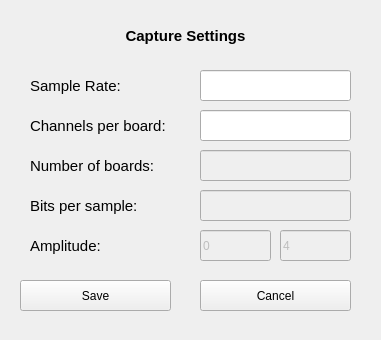
<?xml version="1.0" encoding="UTF-8"?>
<ui version="4.0">
 <class>CaptureSettingsWindow</class>
 <widget class="QMainWindow" name="CaptureSettingsWindow">
  <property name="geometry">
   <rect>
    <x>0</x>
    <y>0</y>
    <width>381</width>
    <height>340</height>
   </rect>
  </property>
  <property name="sizePolicy">
   <sizepolicy hsizetype="Fixed" vsizetype="Fixed">
    <horstretch>0</horstretch>
    <verstretch>0</verstretch>
   </sizepolicy>
  </property>
  <property name="cursor">
   <cursorShape>ArrowCursor</cursorShape>
  </property>
  <property name="windowTitle">
   <string>Settings</string>
  </property>
  <widget class="QWidget" name="centralwidget">
   <widget class="QLabel" name="label_11">
    <property name="geometry">
     <rect>
      <x>30</x>
      <y>110</y>
      <width>151</width>
      <height>31</height>
     </rect>
    </property>
    <property name="font">
     <font>
      <pointsize>11</pointsize>
     </font>
    </property>
    <property name="text">
     <string>Channels per board: </string>
    </property>
   </widget>
   <widget class="QLabel" name="label_17">
    <property name="geometry">
     <rect>
      <x>120</x>
      <y>20</y>
      <width>131</width>
      <height>31</height>
     </rect>
    </property>
    <property name="font">
     <font>
      <pointsize>11</pointsize>
      <weight>75</weight>
      <bold>true</bold>
     </font>
    </property>
    <property name="text">
     <string>Capture Settings</string>
    </property>
    <property name="alignment">
     <set>Qt::AlignCenter</set>
    </property>
   </widget>
   <widget class="QLineEdit" name="input_ch">
    <property name="geometry">
     <rect>
      <x>200</x>
      <y>110</y>
      <width>151</width>
      <height>31</height>
     </rect>
    </property>
    <property name="readOnly">
     <bool>false</bool>
    </property>
   </widget>
   <widget class="QLineEdit" name="input_sampleR">
    <property name="geometry">
     <rect>
      <x>200</x>
      <y>70</y>
      <width>151</width>
      <height>31</height>
     </rect>
    </property>
   </widget>
   <widget class="QLabel" name="label_13">
    <property name="geometry">
     <rect>
      <x>30</x>
      <y>70</y>
      <width>141</width>
      <height>31</height>
     </rect>
    </property>
    <property name="font">
     <font>
      <pointsize>11</pointsize>
     </font>
    </property>
    <property name="text">
     <string>Sample Rate:</string>
    </property>
   </widget>
   <widget class="QLineEdit" name="input_ampS">
    <property name="enabled">
     <bool>false</bool>
    </property>
    <property name="geometry">
     <rect>
      <x>200</x>
      <y>230</y>
      <width>71</width>
      <height>31</height>
     </rect>
    </property>
    <property name="text">
     <string>0</string>
    </property>
   </widget>
   <widget class="QLabel" name="label_12">
    <property name="geometry">
     <rect>
      <x>30</x>
      <y>190</y>
      <width>141</width>
      <height>31</height>
     </rect>
    </property>
    <property name="font">
     <font>
      <pointsize>11</pointsize>
     </font>
    </property>
    <property name="text">
     <string>Bits per sample:</string>
    </property>
   </widget>
   <widget class="QLabel" name="label_14">
    <property name="geometry">
     <rect>
      <x>30</x>
      <y>230</y>
      <width>141</width>
      <height>31</height>
     </rect>
    </property>
    <property name="font">
     <font>
      <pointsize>11</pointsize>
     </font>
    </property>
    <property name="text">
     <string>Amplitude:</string>
    </property>
   </widget>
   <widget class="QLineEdit" name="input_ampE">
    <property name="enabled">
     <bool>false</bool>
    </property>
    <property name="geometry">
     <rect>
      <x>280</x>
      <y>230</y>
      <width>71</width>
      <height>31</height>
     </rect>
    </property>
    <property name="inputMask">
     <string>4; </string>
    </property>
   </widget>
   <widget class="QPushButton" name="button_save">
    <property name="geometry">
     <rect>
      <x>20</x>
      <y>280</y>
      <width>151</width>
      <height>31</height>
     </rect>
    </property>
    <property name="text">
     <string>Save</string>
    </property>
   </widget>
   <widget class="QPushButton" name="button_cancel">
    <property name="geometry">
     <rect>
      <x>200</x>
      <y>280</y>
      <width>151</width>
      <height>31</height>
     </rect>
    </property>
    <property name="text">
     <string>Cancel</string>
    </property>
   </widget>
   <widget class="QLineEdit" name="input_bits">
    <property name="enabled">
     <bool>false</bool>
    </property>
    <property name="geometry">
     <rect>
      <x>200</x>
      <y>190</y>
      <width>151</width>
      <height>31</height>
     </rect>
    </property>
   </widget>
   <widget class="QLabel" name="label_15">
    <property name="geometry">
     <rect>
      <x>30</x>
      <y>150</y>
      <width>141</width>
      <height>31</height>
     </rect>
    </property>
    <property name="font">
     <font>
      <pointsize>11</pointsize>
     </font>
    </property>
    <property name="text">
     <string>Number of boards:</string>
    </property>
   </widget>
   <widget class="QLineEdit" name="input_numofboards">
    <property name="enabled">
     <bool>false</bool>
    </property>
    <property name="geometry">
     <rect>
      <x>200</x>
      <y>150</y>
      <width>151</width>
      <height>31</height>
     </rect>
    </property>
   </widget>
  </widget>
 </widget>
 <resources/>
 <connections/>
</ui>
